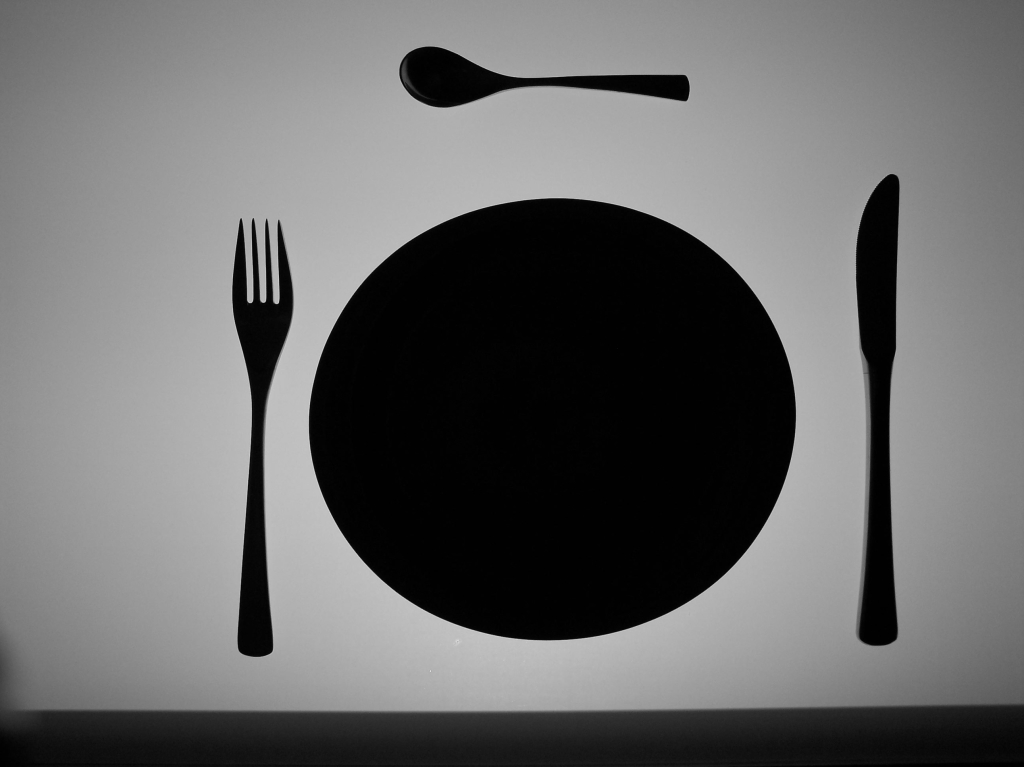
//> input picture ebvassignment01/ueb01_simon/images/gedeck1.jpg, 1024 x 767 px
$ ./cutlery images/gedeck1.jpg   (built with g++ and OpenCV 4)
//> lines starting //> are read from the running program, lines starting //| are printed output that depends on the picture; after the words box and inside, x2 and y2 are one past the last pixel; in counts of white or black regions, pixels touching at a corner belong together
#ifdef _WIN32
#define WIN32
#endif
#ifdef WIN32
#define _USE_MATH_DEFINES
#endif

#include <math.h>
#include <opencv2/opencv.hpp>
#include <stdio.h>

#include <assert.h>
#include <vector>


using namespace std;
using namespace cv;
typedef double Matrix2x2[2][2];


//************ Interval, DecompositionIntoRegions

//! A horizontal stripe (interval) in a binary image.
class Interval
{
 public:
  //! An interval consists of all points (x,y) with xLo<=x && x<=xHi
  int xLo, xHi, y;

  //! index of the connected component of black regions to which this interval belongs
  int region;

  //! auxiliary pointer for union-find.
  /*! Pointer to an earlier (when scanning rowwise) interval in
      the same region. If it points to itself, this is the first interval.
  */
  Interval* parent;

  Interval () :xLo(0), xHi(0), y(0), region(0), parent(NULL) {};
  Interval (int xLo, int xHi, int y) :xLo(xLo), xHi(xHi), y(y), region(0), parent(NULL) { }
};


//! An black an white image decomposed into horizontal Intervals
/*! Each interval belongs to a certain region.
 */
class RegionSet
{
public:
  vector<Interval> rle;

  //! Binarizes and run length codes image.
  /*! After execution rle contains all horizontal intervals of pixels
      BELOW threshold that are at least minLength long. The intervals are sorted by top to bottom and
      within the same y coordinate left to right. All regions are set to 0.
  */
  void thresholdAndRLE (Mat_<uchar>& image, uchar threshold, int minLength);

  //! Finds connected regions in the rle intervals
  /*! Label the regions by setting \c .region in all intervals of a
      connected region. The regions are numbered consecutively.
  */
  void groupRegions ();

protected:
  //! Auxiliary routine for groupRegions
  /*! Returns, whether run and flw touch and run is one line below follow. */
  bool touch (Interval* run, Interval* flw);

  //! Auxiliary routine for groupRegions
  /*! Returns, whether run is one line below flw and horizontally ahead
      or more than one line below flw. */
  bool ahead (Interval* run, Interval* flw);

  //! Auxiliary routine for unite.
  /*! Finds the root of \c iv. This is the first interval of the
      connected component. It modifies all intervals along the way to
      point directly to the final parent.
  */
  void pathCompress (Interval* iv);

  //! Auxiliary routine for group regions.
  /*! Unites the connected components of iv1 and iv2.
  */
  void unite (Interval* iv1, Interval* iv2);

  //! Auxiliary routine for groupRegion
  /*! Initializes the .parent pointer of all intervals to point to itself,
    declaring every interval as a single region.
  */
  void initialize ();

  //! Auxiliary routine for groupRegion
  /*! Assumes that the regions are defined by the .parent pointer
      (All interval having the same root are one region) and gives
      the regions (in .region) consecutives numbers starting with 0.
  */
  void setRegionIndex ();
};


void RegionSet::thresholdAndRLE (Mat_<uchar>& image, uchar threshold, int minLength)
{
	int xLo = -1;
	int y = -1;

	for (int i = 0; i < image.rows; i++) {
		for (int j = 0; j < image.cols; j++) {
			uchar pixel = image.at<uchar>(i,j);

			if (pixel <= threshold) {
				if (xLo == -1) {
					xLo = j;
					y = i;
				}
				continue;
			}
			if (pixel > threshold) {
				if (xLo != -1) {
					if (j - xLo >= minLength) {
						rle.push_back(*(new Interval(xLo, j, y)));
					}
					xLo = -1;
					y = -1;
				}
			}
		}
	}
}


void RegionSet::pathCompress (Interval* iv)
{
	Interval* root = iv;
	while (root->parent != root) root = root->parent;
	while (iv != root) {
		Interval* buffer = iv->parent;
		iv->parent = root;
		iv = buffer;
	}
}

void RegionSet::unite (Interval* iv1, Interval* iv2)
{
	std::cout << "unite" << endl;
	pathCompress(iv1);
	pathCompress(iv2);

	if (iv1->parent < iv2->parent) iv2->parent->parent = iv1->parent;
	else iv1->parent->parent = iv2->parent;
}


void RegionSet::initialize ()
{
	std::cout << "initialize" << endl;
	for (std::vector<Interval>::iterator it = rle.begin(); it != rle.end(); it++) {
		(*it).parent = &(*it);
	}
}


void RegionSet::setRegionIndex ()
{
	std::cout << "setRegionIndex" << endl;
	std::vector<Interval>::iterator iv = rle.begin();
	int regionCtr = 0;

	while (iv != rle.end()) {
		if (iv->parent == &(*iv)) {
			iv->region = regionCtr;
			regionCtr++;
		} else {
			iv->region = iv->parent->region;
		}
		iv++;
	}
}


bool RegionSet::touch (Interval* run, Interval* flw) {
	std::cout << "touch" << endl;
	return (run->y == flw->y+1 &&
			run->xLo <= flw->xHi && flw->xLo <= run->xHi);
}

bool RegionSet::ahead (Interval* run, Interval* flw) {
	std::cout << "ahead" << endl;
	return (run->y > flw->y+1 ||
			run->y == flw->y+1 && run->xHi > flw->xHi);
}

void RegionSet::groupRegions ()
{
	std::cout << "groupRegions" << endl;
	initialize();

	std::vector<Interval>::iterator run = rle.begin();
	std::vector<Interval>::iterator flw = rle.begin();

	while (run != rle.end()) {
		std::cout << "groupRegions loop" << endl;
		if (touch(&(*run), &(*flw))) unite(&(*run), &(*flw));
		if (ahead(&(*run), &(*flw))) flw++;
		else run++;
	}
	setRegionIndex();
}


//************* a region and it's features

//! All features extracted for a region
class Region
{
 public:
  //! Sum of 1 (area), x, y, x^2, xy and y^2
  /*! The sum is taken over all pixel in the region.  \c integral can be
      directly used as area. \c integralX and \c integralY are used to compute the
      center of gravity (\c centerX, \c centerY) \c integralXX, \c integralXY and \c
      integralYY are used to compute the \c mainAxis and corresponding \c
      smallLength and \c largeLength.
  */
  double integral, integralX, integralY, integralXX, integralXY, integralYY;

  //! center of gravity of the region
  double centerX, centerY;

  //! Angle of the larges inertial extension.
  /*! \c smallLength and \c largeLength are the radii of an ellipse
      that would have the same inertial properties.
  */
  double mainAxis, smallLength, largeLength;

  //! Label (Teller, Messer, Gabel, Loeffel) assigned to the region
  string label;

  //!constructor for an empty region
  Region ():integral(0), integralX(0), integralY(0), integralXX(0), integralXY(0), integralYY(0),
	    centerX(0), centerY(0), mainAxis(0), smallLength(0), largeLength(0)
    {}

  //! Compute second order moments from run length code for each region
  /*! Sets \c Integral, \c IntegralX, \c IntegralY, \c IntegralXX, \c
      IntegralXY, \c IntegralYY in \c region from \c decomposition
   */
  static void computeMoments (vector<Region>& region, const RegionSet& decomposition);

  //! Compute center and inertial axes from the second order moments
  /*! Sets \c centerX, \c centerY, \c mainAxis, \c smallLength, \c
    largeLength. */
  void computeFeatures ();

  //! Determine label from area and inertial axes
  /*! Sets \c label */
  void classify ();

protected:
  //! Auxiliary routine for finding inertial axis.
  /*! Computes an eigenvalue decomposition of a symmetric 2x2 matrix
      in a way, that is stable even for degenerated eigenvalues
      \c (cos(phi), sin(phi)) will be an eigenvector with eigenvalue
      \c l0 and \c (-sin(phi),cos(phi)) will be the orthogonal
      eigenvector with eigenvalue \c l1. \c l0>=l1.
  */
  static void eigenDecompositionSymmetric (const Matrix2x2& a, double& phi, double& l0, double& l1);
};


void Region::eigenDecompositionSymmetric (const Matrix2x2& a, double& phi, double& l0, double& l1)
{
    double ll0, ll1;
    double denom = a[1][1]-a[0][0], nom = -2*a[1][0];
    if (denom!=0 || nom!=0) phi = atan2(nom, denom)/2;
    else phi=0;
    double c = cos(phi);
    double s = sin(phi);
    double c2 = c*c, s2=s*s, cs = c*s;

    ll0 = c2*a[0][0]+2*cs*a[1][0]+s2*a[1][1];
    ll1 = s2*a[0][0]-2*cs*a[1][0]+c2*a[1][1];
    if (ll0<ll1) {
        if (phi>0) phi-=M_PI/2;
        else phi+=M_PI/2;
        l0 = ll1;
        l1 = ll0;
    }
    else {
        l0 = ll0;
        l1 = ll1;
    }
}

void Region::computeMoments (vector<Region> &region, const RegionSet &decomposition)
{
	vector<Interval> tmpIntervals(decomposition.rle);

	for (std::vector<Interval>::const_iterator it = tmpIntervals.begin(); it != tmpIntervals.end();) {

		int regionIdx = it->region;
		Region *newRegion = new Region();

		for (std::vector<Interval>::iterator it2 = tmpIntervals.begin(); it2 != tmpIntervals.end();) {
			if(it2->region == regionIdx) {
				newRegion->integral += it2->xHi - it2->xLo + 1;

				newRegion->integralX += ((it2->xHi*(it2->xHi+1) - it2->xLo*(it2->xLo-1))) / 2;
				newRegion->integralY += (it2->xHi - it2->xLo + 1)*it2->y;

				newRegion->integralXX += (pow(it2->xHi + 0.5, 3) - pow(it2->xLo - 0.5, 3)) / 3;
				newRegion->integralXY += ((it2->xHi*(it2->xHi+1) - it2->xLo*(it2->xLo-1))*it2->y) / 2;
				newRegion->integralYY += (it2->xHi-it2->xLo+1) * (pow(it2->y, 2) + (1/12));

				tmpIntervals.erase(it2);
			} else it2++;
		}
		if (newRegion->integral > 500)
			region.push_back(*newRegion);
	}
}

void Region::computeFeatures ()
{

	this->centerX = this->integralX / this->integral;
	this->centerY = this->integralY / this->integral;

	double a = (this->integralXX / this->integral) - this->centerX * this->centerX;
	double b = (this->integralXY / this->integral) - this->centerX * this->centerY;
	double c = (this->integralYY / this->integral) - this->centerY * this->centerY;

	Matrix2x2 matrix = {{a, b}, {b, c}};

	eigenDecompositionSymmetric(matrix, this->mainAxis, this->largeLength, this->smallLength);

//TODO: Implement (2P)
}


void Region::classify ()
{
	if (abs(this->largeLength / this->smallLength) < 10) {
		this->label = "Teller";
	} else if (abs(this->largeLength / this->smallLength) < 70){
		this->label = "Loeffel";
	} else if (abs(this->largeLength / this->smallLength) < 130) {
		this->label = "Gable";
	} else if (abs(this->largeLength / this->smallLength) < 250) {
		this->label = "Messer";
	} else {
		this->label = "unbekannt";
	}

	std::cout << this->label << " : " << abs(this->largeLength / this->smallLength) << endl;
  //TODO: Implement (2P)
  // Use features computed to label the regions as Teller/Messer/Gabel/Loeffel
  // This function is highly dependent on the concrete setting.
  // It's okay to use fixed thresholds.
}


//************ GUI


//! paint the extracted Intervals in \c rle onto \c img for displaying
/*! The color is chosen with a cyclic color table according to
    \c .region
*/
void paintDecomposition (Mat& img, const RegionSet& decomposition)
{
  Scalar color[6] =
    {
      CV_RGB (255, 0, 0), CV_RGB (0, 255, 0), CV_RGB (255, 255, 0), CV_RGB (0, 0, 255), CV_RGB (255, 0, 255), CV_RGB (0, 255, 255)
    };
  for (int i=0; i<(int) decomposition.rle.size(); i++) {
    line (img, Point (decomposition.rle[i].xLo, decomposition.rle[i].y),
               Point(decomposition.rle[i].xHi, decomposition.rle[i].y),
        	color[decomposition.rle[i].region % 6]);
  }
}


//! Paint the center of gravity / intertial axis and labels for all regions onto \c img
/*! The routine paints a cross at the center with the lines of the cross corresponding
    to the radii of an ellipse that would have the asme intertial properties.
*/
void paintFeatures (Mat& img, const vector<Region>& features)
{
  for (int i=0; i<(int) features.size(); i++) {
    const Region* rg = &features[i];
    double c = cos(rg->mainAxis), s = sin(rg->mainAxis);
    // paint +/-largeLenge in direction (c,s) from the center of gravity
    line (img,
	    Point((int) (rg->centerX+rg->largeLength*c), (int) (rg->centerY+rg->largeLength*s)),
	    Point((int) (rg->centerX-rg->largeLength*c), (int) (rg->centerY-rg->largeLength*s)),
	    CV_RGB(255,255,255));
    // paint +/-smallLength in direction (-s,c) orthogonal to (c,s) from the center of gravity
    line (img,
	    Point((int) (rg->centerX-rg->smallLength*s), (int) (rg->centerY+rg->smallLength*c)),
	    Point((int) (rg->centerX+rg->smallLength*s), (int) (rg->centerY-rg->smallLength*c)),
	    CV_RGB(255,255,255));
    putText (img, rg->label, Point((int) rg->centerX, (int) rg->centerY),
             FONT_HERSHEY_PLAIN, 2, CV_RGB(255,255,255));
  }
}


int main( int argc, char** argv )
{
  namedWindow ("Segmented Image", CV_WINDOW_NORMAL);
  for (int i=0; 1+i<argc; i++) {
    const char* filename = argv[i+1];
    // Load the source image as a grayscale image for processing
    Mat_<uchar> src = imread ( filename, 0 ); // 0 means load as grayscale
//> src is the input picture: 767 rows x 1024 cols, CV_8UC1; min 0, max 221, mean 105
    // Load the same image as a color image for displaying and painting onto
    Mat dst = imread ( filename, 1 ); // 1 means load as color (for displaying)

    if( !src.data )
      {
        printf("Image could not be loaded.\n");
        return -1;
    }

    // measure time
    int64 time1, time2;

    // Do the computer vision computation
    time1 = getTickCount();
    RegionSet decomposition;
    int threshold = 80;
    int minLength = 2;
    decomposition.thresholdAndRLE (src, threshold, minLength);
//> after the loop in thresholdAndRLE, `for (int i = 0; i < image.rows; i++)`: xLo = 535; y = 712; rle = 1740 items
    decomposition.groupRegions ();
//> the loop in groupRegions, `while (run != rle.end())` made 3476 passes
//| groupRegions loop
//| touch
//| ahead
//| groupRegions loop
//> (the first 4 of 17 printed lines)
//> (output is shown up to pass 5 of 3476)
//> the loop in setRegionIndex, `while (iv != rle.end())` made 1740 passes
//> iv->region on passes 2 to 9: 0, 0, 0, 0, 0, 0, 0, 0
//> after the loop in setRegionIndex, `while (iv != rle.end())`: regionCtr = 18
    vector<Region> region;
    Region::computeMoments (region, decomposition);
//> in computeMoments, `vector<Interval> tmpIntervals(decomposition.rle);`: tmpIntervals = 1740 items
//> the loop in computeMoments, `for (std::vector<Interval>::const_iterator it = tmpIntervals.begin(); ..` made 18 passes
//> after the loop in computeMoments, `for (std::vector<Interval>::const_iterator it = tmpIntervals.begin(); ..`: tmpIntervals = 0 items
    for (int i=0; i<(int) region.size(); i++) {
      region[i].computeFeatures ();
      region[i].classify ();
    }
    time2 = getTickCount();


    // measure time
    printf ("Computation time %fs\n", (time2-time1)/getTickFrequency());


    // paint everything
    paintDecomposition (dst, decomposition);
//> after the loop in paintDecomposition, `for (int i=0; i<(int) decomposition.rle.size(); i++)`:
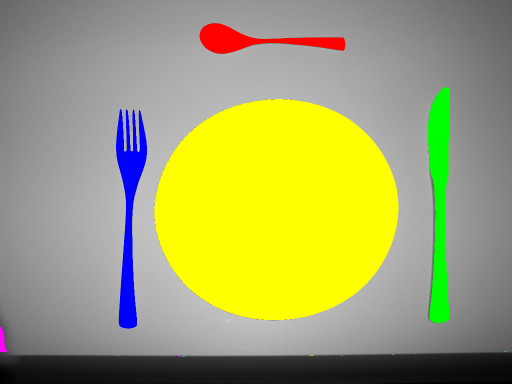
//> img: 767 rows x 1024 cols, CV_8UC3 (shown at 1/2 size); mean B, G, R 108.1, 163.7, 161.6
    paintFeatures (dst, region);
//> the loop in paintFeatures, `for (int i=0; i<(int) features.size(); i++)` made 4 passes
//> rg->label on passes 1 to 4: "Loeffel", "Messer", "Teller", "Gable"
//> pass 1, in paintFeatures, `putText (img, rg->label, Point((int) rg->centerX, (int) rg->centerY), ..`:
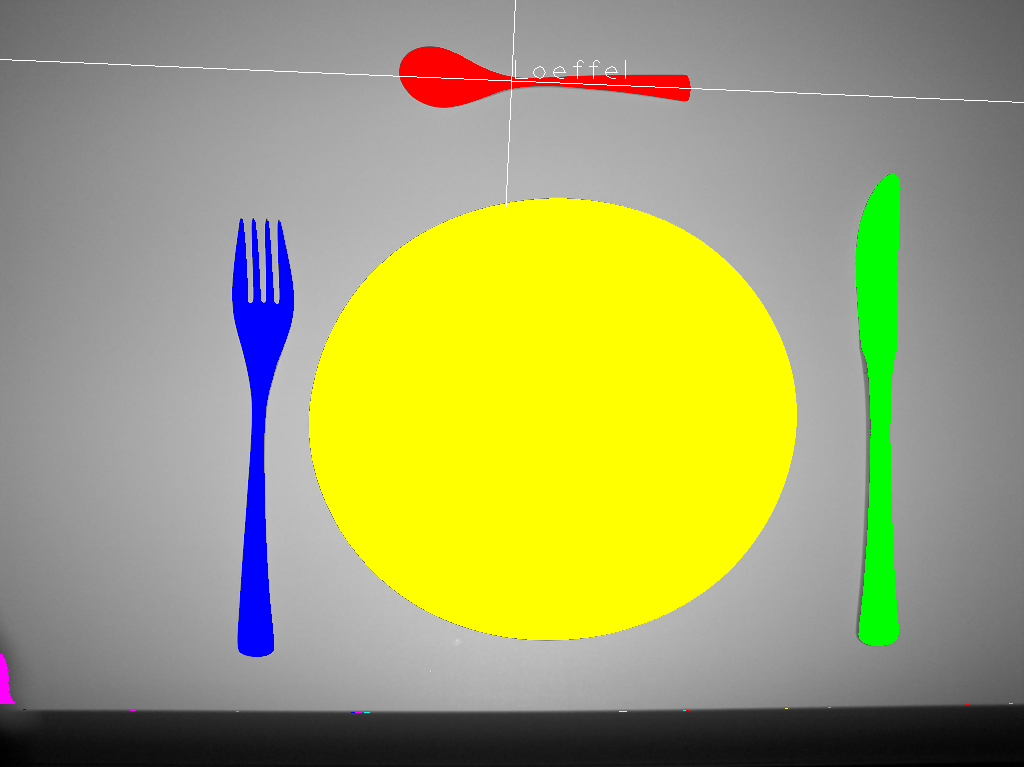
//> img: 767 rows x 1024 cols, CV_8UC3; 0.19% of pixels changed, all inside (x1, y1, x2, y2) = (0, 0, 1024, 218)
//> pass 2, in paintFeatures, `putText (img, rg->label, Point((int) rg->centerX, (int) rg->centerY), ..`:
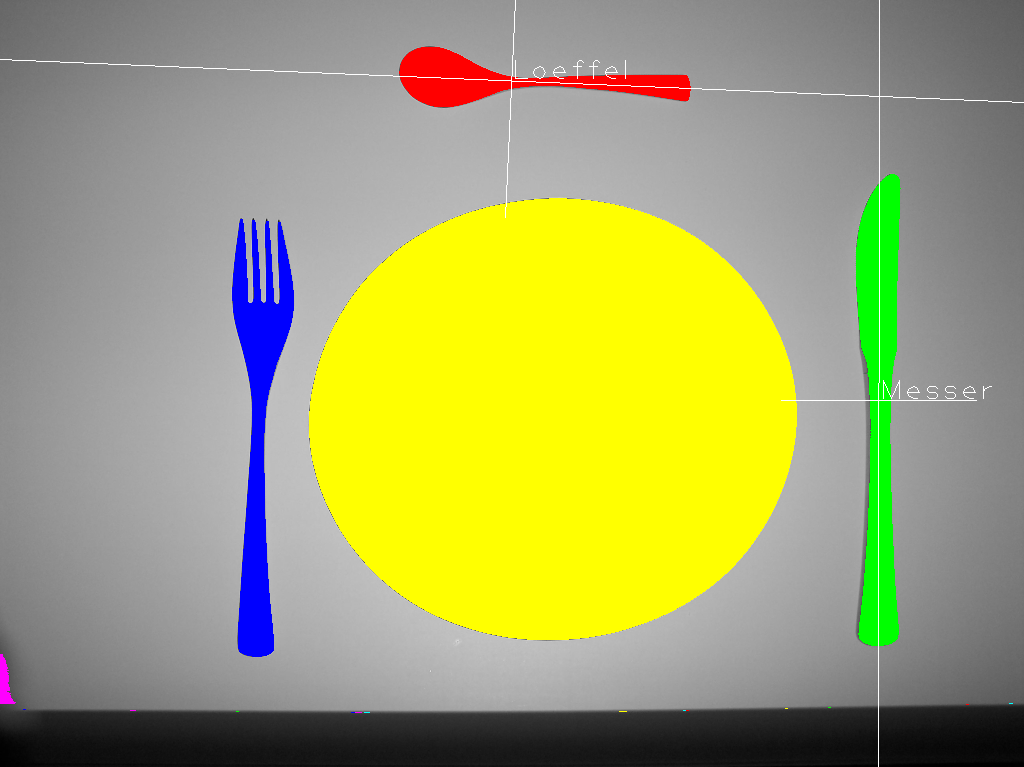
//> img: 767 rows x 1024 cols, CV_8UC3; 0.15% of pixels changed, all inside (x1, y1, x2, y2) = (781, 0, 992, 767)
//> pass 3, in paintFeatures, `putText (img, rg->label, Point((int) rg->centerX, (int) rg->centerY), ..`:
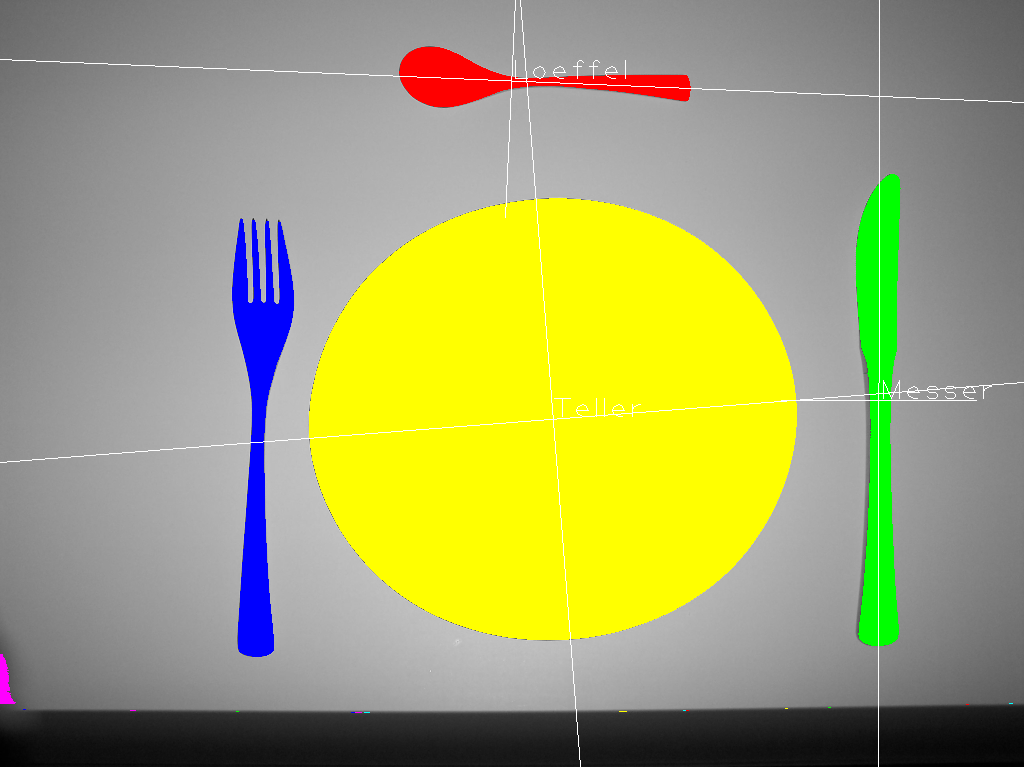
//> img: 767 rows x 1024 cols, CV_8UC3; 0.25% of pixels changed, all inside (x1, y1, x2, y2) = (0, 0, 1024, 767)
//> after the loop in paintFeatures, `for (int i=0; i<(int) features.size(); i++)`:
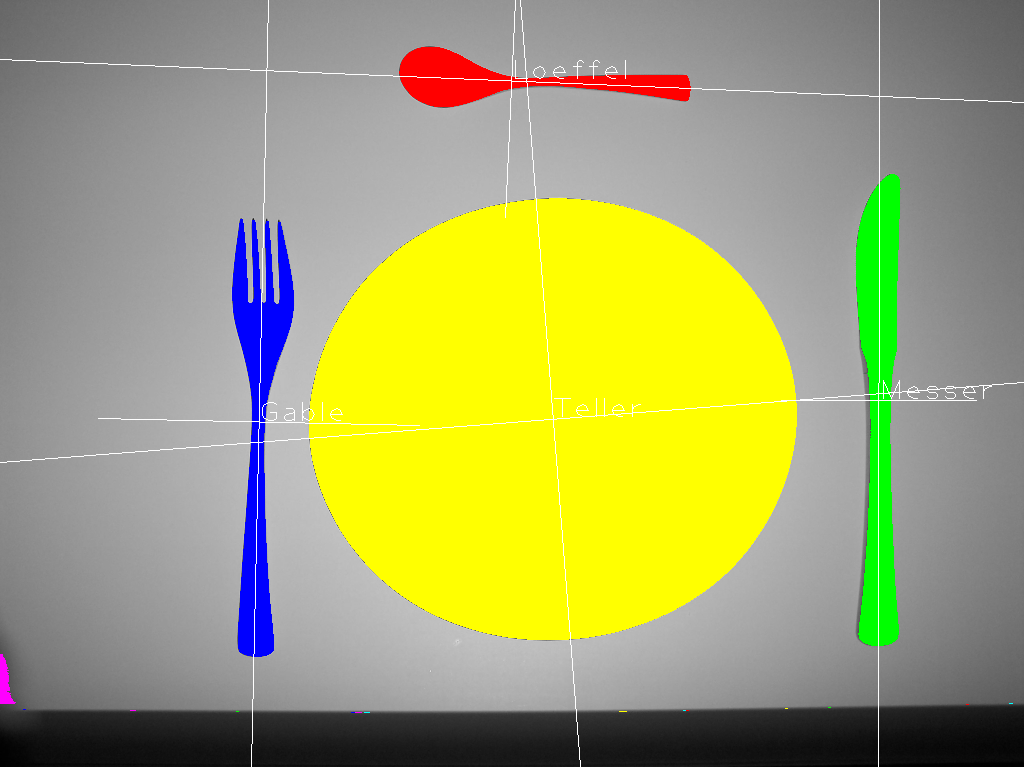
//> img: 767 rows x 1024 cols, CV_8UC3; 0.16% of pixels changed, all inside (x1, y1, x2, y2) = (98, 0, 420, 767)

    // show as a window in the GUI
    imshow ("Segmented Image", dst);
    waitKey (0);
    //imwrite ("result.png", dst);   // save the segmented and labeled result
  }
  return 0;
}
